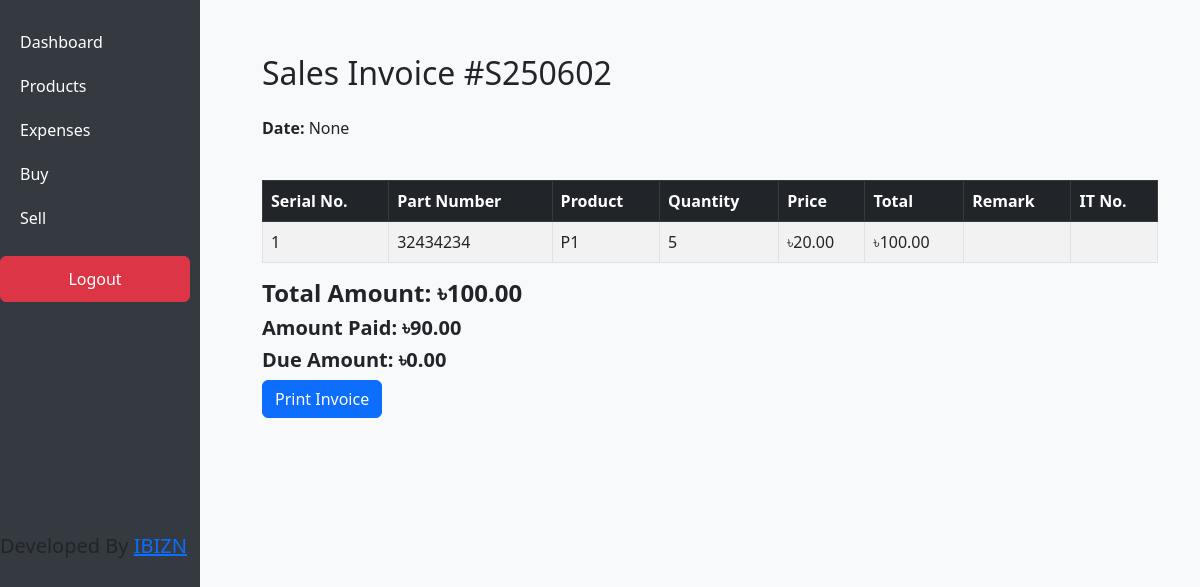
Page /sell/invoice/5/ (signed in) on the committed database.
### inventory/models.py (models this page shows, shortened)
class SalesInvoice(models.Model):
    date = models.DateField()
    name = models.CharField(max_length=100)  # Name
    address = models.TextField()  # Address
    phone = models.CharField(max_length=15)  # Phone
    invoice_number = models.CharField(max_length=20, unique=True, blank=True)
    total_amount = models.DecimalField(max_digits=12, decimal_places=2, default=0.00)
    amount_paid = models.DecimalField(max_digits=12, decimal_places=2, default=0.00)
    due_amount = models.DecimalField(max_digits=12, decimal_places=2, default=0.00)
    discount = models.DecimalField(max_digits=12, decimal_places=2, default=0.00)

class SalesItem(models.Model):
    invoice = models.ForeignKey(SalesInvoice, on_delete=models.CASCADE)
    product = models.ForeignKey(Product, on_delete=models.CASCADE)
    quantity = models.PositiveIntegerField()
    selling_price = models.DecimalField(max_digits=10, decimal_places=2)
    remark = models.TextField(null=True, blank=True)  # Remark field for the Sell (Sales)
    it_no = models.CharField(max_length=100, blank=True, null=True)
    @property
    def total(self):
        return self.selling_price * self.quantity

class Product(models.Model):
    name = models.CharField(max_length=100)
    part_number = models.CharField(max_length=100, unique=True)
    au = models.BooleanField(default=False)  # A/U: Boolean Yes/No
    vehicle = models.CharField(max_length=100, blank=True)  # Vehicle field (optional)

### inventory/views.py (the view)
# urls.py: path('sell/invoice/<int:invoice_id>/', views.sales_invoice_view, name='sales_invoice'),
@login_required(login_url="/")
def sales_invoice_view(request, invoice_id):
    invoice = get_object_or_404(SalesInvoice, id=invoice_id)
    items = invoice.salesitem_set.all()
    total = sum(item.total for item in items)
    return render(request, 'inventory/sales_invoice.html', {
        'invoice': invoice,
        'items': items,
        'total': total
    })

### inventory/templates/inventory/sales_invoice.html (shortened to what this page needs)
{% extends 'inventory/base.html' %}
{% block content %}
<div class="container mt-4" id="invoice">
  <h2 class="mb-4">Sales Invoice #{{ invoice.invoice_number }}</h2>
  <div class="row mb-4">
    <div class="col-md-6">
      <p><strong>Date:</strong> {{ invoice.date }}</p>
    </div>
  </div>
  <table class="table table-bordered table-striped table-hover">
    <thead class="table-dark">
      <tr>
        <th>Serial No.</th>
        <th>Part Number</th>
        <th>Product</th>
        <th>Quantity</th>
        <th>Price</th>
        <th>Total</th>
        <th>Remark</th>
        <th>IT No.</th>
      </tr>
    </thead>
    <tbody>
      {% for item in items %}
      <tr>
        <td>{{ forloop.counter }}</td>
        <td>{{ item.product.part_number }}</td>
        <td>{{ item.product.name }}</td>
        <td>{{ item.quantity }}</td>
        <td>৳{{ item.selling_price }}</td>
        <td>৳{{ item.total }}</td>
        <td>{{ item.remark }}</td>
        <td>{{ item.it_no }}</td>
      </tr>
      {% endfor %}
    </tbody>
  </table>
  <h4><strong>Total Amount: ৳{{ invoice.total_amount }}</strong></h4>
  <h5><strong>Amount Paid: ৳{{ invoice.amount_paid }}</strong></h5>
  <h5><strong>Due Amount: ৳{{ invoice.due_amount }}</strong></h5>
  <a href="{% url 'sales_invoice_print' invoice.id %}" class="btn btn-primary">Print Invoice</a>
</div>
{% endblock %}

### static/inventory/style.css (style rules this page uses)
body { background-color: #f8f9fa; }
.table th, .table td { vertical-align: middle; }

### rows in the picture
SalesInvoice: invoice_number "S250602", date "None", total_amount "100.00", amount_paid "90.00", due_amount "0.00"
SalesItem: product.part_number "32434234", product.name "P1", quantity "5", selling_price "20.00", total "100.00"
